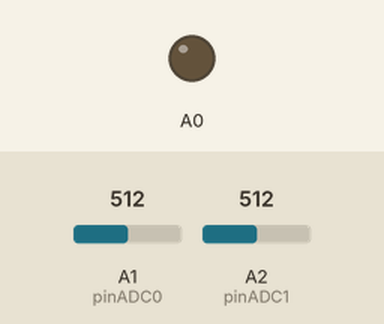
A sketch run on a simulated Arduino Zero (SAMD21). Parts: output pins drawn as LEDs (lit = HIGH). Inputs (shaded band) come from the test bench; at power-on: A1 (pinADC0) = 512, A2 (pinADC1) = 512 (analog values on the 0–1023 scale). What the sketch prints to the serial monitor is not drawn.

Above: at 1.05 s.
At 2.75 s:
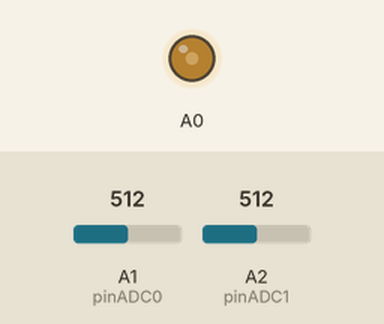
At 4.45 s:
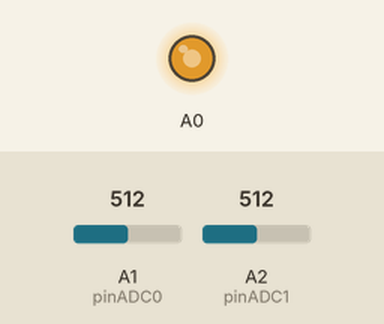
At 17.95 s:
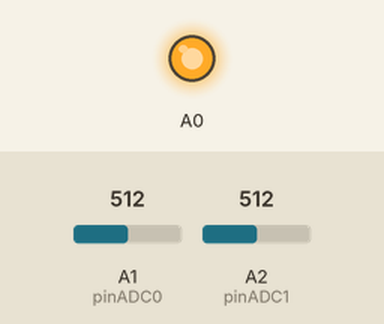
Timing chart, 0 to 23.2 s (numbered marks = the images above):
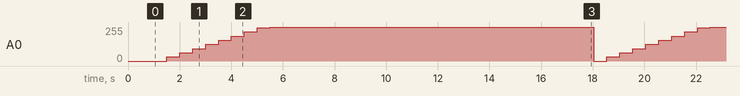

The sketch:

SDI_Scope_Test.ino
```cpp
///////scope SDI/////////////////////////
int k = 0;
long last = 0;
const long maxBuffer = 1500;
long envVars[] = { 25, 500}; // number of points to average, size of buffer
int pinADC0 = A1;
int pinADC1 = A2;
long V_DAC_ADU;
double mV_per_ADU = 3280 / 4095.0;  // for SAMD21
//long arrV_ADU1[maxBuffer];
//double arrV_mV1[maxBuffer];
//long arrV_ADU2[maxBuffer];
//double arrV_mV2[maxBuffer];
double V_DAC_V = 0.0;
//////timing////////////////////////////////////
long iBaudRate = 250000;

void setup() {
  Serial.begin(iBaudRate);
  delay(1000);  //lets the serial port get initialized
  analogReadResolution(12);
  V_DAC_ADU = V_DAC_V * 1023.0 / 3.28; // to use as a reference
  analogWrite(A0, V_DAC_ADU);
}

void loop() {
  if(millis() - last >= 500) {
    last = millis();
    if(V_DAC_V >= 3.3)
      V_DAC_V = 0;
    else
      V_DAC_V += 0.1;
    analogWrite(A0, V_DAC_ADU);
    V_DAC_ADU = V_DAC_V * 1023.0 / 3.28;
  }

  runScope();
}

void runScope() {
  int ADC0_ADU = 0;
  int ADC1_ADU = 0;
  double ADC0_mV = 0;
  double ADC1_mV = 0;

  for (long i = 0; i < envVars[0]; i++) {
    ADC0_ADU = ADC0_ADU + analogRead(pinADC0);
    ADC1_ADU = ADC1_ADU + analogRead(pinADC1);
    //Serial.println("Running");
  }
  ///// calc the average per point and converting to mV ////////
  //for (int j = 0; j < envVars[1]; j++) {
  ADC0_mV = (double)ADC0_ADU / (envVars[0] * 1.0) * mV_per_ADU;
  ADC1_mV = (double)ADC1_ADU / (envVars[0] * 1.0) * mV_per_ADU;
  Serial.print(ADC0_mV);
  Serial.print(",");
  Serial.println(ADC1_mV);
  //}
}

/*
void scopeSetUp() {
  if(k < 2) {
    if(Serial.available()) {
      String str = Serial.readString();
      envVars[k] = str.toInt();
      k++;
    }
  } else {
    k = 0;
    func_ScopeFast();
  }
}

void func_ScopeFast() {
  /////take the measurements quickly/////////////
  for (long j = 0; j < envVars[1]; j++) {  // take measurements quickly
    for (long i = 0; i < envVars[0]; i++) {
      arrV_ADU1[j] = arrV_ADU1[j] + analogRead(pinADC0);
      arrV_ADU1[j] = arrV_ADU1[j] + analogRead(pinADC1);
    }
  }

  ///// calc the average per point and converting to mV array////////
  for (int j = 0; j < envVars[1]; j++) {
    arrV_mV1[j] = arrV_ADU1[j] / (envVars[0] * 1.0) * mV_per_ADU;
    arrV_mV2[j] = arrV_ADU2[j] / (envVars[0] * 1.0) * mV_per_ADU;
    Serial.print(arrV_mV1[j]);
    Serial.print(",");
    Serial.println(arrV_mV1[j]);
  }
}
*/
```

Measured:
- by itself, A0: repeats every 17.0 s: 62/255 0.50 s, 93/255 0.50 s, 124/255 0.50 s, 155/255 0.50 s, 187/255 0.50 s, 218/255 0.50 s, 249/255 0.50 s, 255/255 12.5 s, 0/255 0.50 s, 31/255 0.50 s
